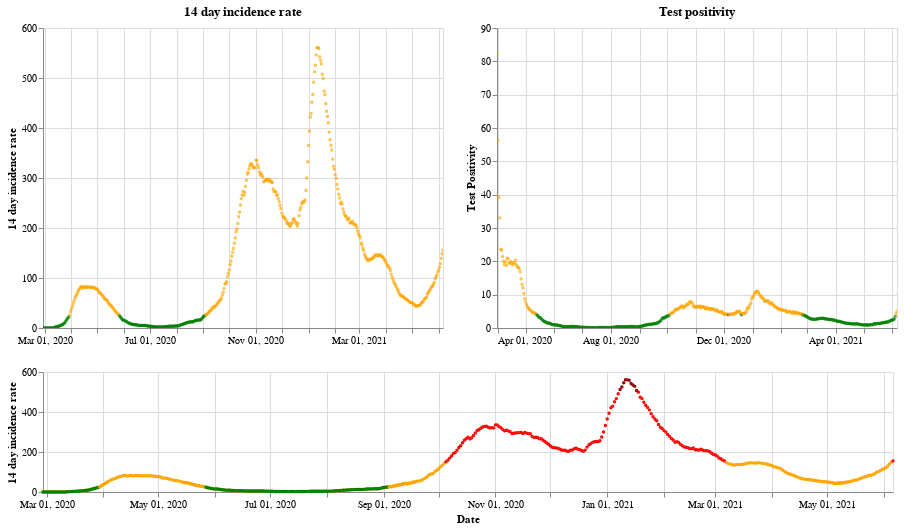

Source (notebook cell):
### Markdown cell above
## Scotland

### Code cell
plot_traffic_light('Scotland')

### Figure 1 — Vega-Lite specification as saved in the notebook (floating-point values rounded to 4 significant figures; data arrays with more than 128 entries replaced by an {"elided": "..."} marker saying what was removed)
{"config": {"view": {"continuousWidth": 400, "continuousHeight": 300}}, "vconcat": [{"hconcat": [{"mark": {"type": "point", "size": 2}, "encoding": {"color": {"condition": {"value": "green", "test": "(datum.twoWeeklyCasesRate <= 25)"}, "value": "orange"}, "tooltip": [{"type": "nominal", "field": "areaName"}, {"type": "temporal", "field": "date"}, {"type": "quantitative", "field": "twoWeeklyCasesRate"}, {"type": "quantitative", "field": "testPositivity"}], "x": {"type": "temporal", "axis": {"title": ""}, "field": "date", "scale": {"domain": {"selection": "DateBrush"}}, "timeUnit": "yearmonthdate"}, "y": {"type": "quantitative", "axis": {"title": "14 day incidence rate"}, "field": "twoWeeklyCasesRate"}}, "title": "14 day incidence rate", "width": 400}, {"mark": {"type": "point", "size": 2}, "encoding": {"color": {"condition": {"value": "green", "test": "(datum.testPositivity <= 4)"}, "value": "orange"}, "tooltip": [{"type": "nominal", "field": "areaName"}, {"type": "temporal", "field": "date"}, {"type": "quantitative", "field": "twoWeeklyCasesRate"}, {"type": "quantitative", "field": "testPositivity"}], "x": {"type": "temporal", "axis": {"title": ""}, "field": "date", "scale": {"domain": {"selection": "DateBrush"}}, "timeUnit": "yearmonthdate"}, "y": {"type": "quantitative", "axis": {"title": "Test Positivity"}, "field": "testPositivity"}}, "title": "Test positivity", "width": 400}]}, {"layer": [{"mark": {"type": "point", "size": 2}, "encoding": {"color": {"condition": {"value": "orange", "test": "((50 && datum.twoWeeklyCasesRate) < 150)"}, "value": "red"}, "opacity": {"condition": {"value": 1, "test": "((50 && datum.twoWeeklyCasesRate) < 500)"}, "value": 0}, "tooltip": [{"type": "nominal", "field": "areaName"}, {"type": "temporal", "field": "date"}, {"type": "quantitative", "field": "twoWeeklyCasesRate"}, {"type": "quantitative", "field": "testPositivity"}], "x": {"type": "temporal", "axis": {"title": "Date"}, "field": "date", "timeUnit": "yearmonthdate"}, "y": {"type": "quantitative", "axis": {"title": "14 day incidence rate"}, "field": "twoWeeklyCasesRate"}}, "selection": {"DateBrush": {"type": "interval", "encodings": ["x"], "fields": ["Time"]}}, "width": 850}, {"mark": {"type": "point", "size": 2}, "encoding": {"color": {"value": "darkred"}, "opacity": {"condition": {"value": 1, "test": "(datum.twoWeeklyCasesRate >= 500)"}, "value": 0}, "tooltip": [{"type": "nominal", "field": "areaName"}, {"type": "temporal", "field": "date"}, {"type": "quantitative", "field": "twoWeeklyCasesRate"}, {"type": "quantitative", "field": "testPositivity"}], "x": {"type": "temporal", "axis": {"title": "Date"}, "field": "date", "timeUnit": "yearmonthdate"}, "y": {"type": "quantitative", "axis": {"title": "14 day incidence rate"}, "field": "twoWeeklyCasesRate"}}, "width": 400}, {"mark": {"type": "point", "size": 2}, "encoding": {"color": {"condition": {"value": "green", "test": "((4 && datum.twoWeeklyCasesRate) < 25)"}, "value": "orange"}, "opacity": {"condition": {"value": 1, "test": "(datum.twoWeeklyCasesRate < 50)"}, "value": 0}, "tooltip": [{"type": "nominal", "field": "areaName"}, {"type": "temporal", "field": "date"}, {"type": "quantitative", "field": "twoWeeklyCasesRate"}, {"type": "quantitative", "field": "testPositivity"}], "x": {"type": "temporal", "axis": {"title": "Date"}, "field": "date", "timeUnit": "yearmonthdate"}, "y": {"type": "quantitative", "axis": {"title": "14 day incidence rate"}, "field": "twoWeeklyCasesRate"}}, "width": 400}], "height": 120, "width": 800}], "data": {"name": "data-0953df1ba059e066441b98738b4dfe80"}, "$schema": "https://vega.github.io/schema/vega-lite/v4.8.1.json", "datasets": {"data-0953df1ba059e066441b98738b4dfe80": {"elided": "465 records"}}}
